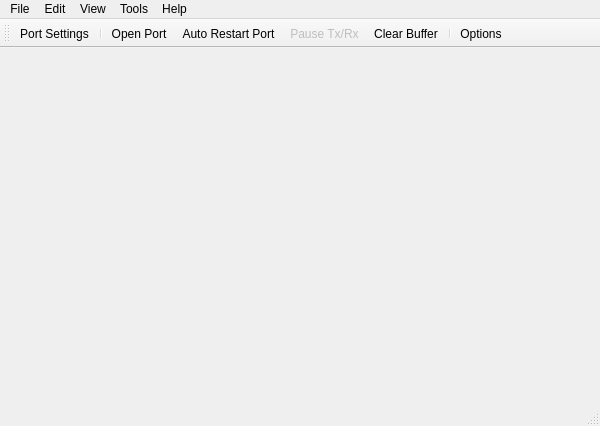
<?xml version="1.0" encoding="UTF-8"?>
<ui version="4.0">
 <author>官文亮</author>
 <class>MainWindow</class>
 <widget class="QMainWindow" name="MainWindow">
  <property name="geometry">
   <rect>
    <x>0</x>
    <y>0</y>
    <width>600</width>
    <height>426</height>
   </rect>
  </property>
  <property name="sizePolicy">
   <sizepolicy hsizetype="Preferred" vsizetype="Preferred">
    <horstretch>0</horstretch>
    <verstretch>0</verstretch>
   </sizepolicy>
  </property>
  <property name="windowTitle">
   <string notr="true">SerialTool</string>
  </property>
  <property name="windowIcon">
   <iconset resource="../resource/serialtool.qrc">
    <normaloff>:/SerialTool/images/logo.ico</normaloff>:/SerialTool/images/logo.ico</iconset>
  </property>
  <widget class="QWidget" name="centralWidget">
   <property name="sizePolicy">
    <sizepolicy hsizetype="Expanding" vsizetype="Expanding">
     <horstretch>0</horstretch>
     <verstretch>0</verstretch>
    </sizepolicy>
   </property>
   <property name="maximumSize">
    <size>
     <width>16777215</width>
     <height>16777215</height>
    </size>
   </property>
   <layout class="QVBoxLayout" name="verticalLayout_2">
    <property name="spacing">
     <number>3</number>
    </property>
    <property name="leftMargin">
     <number>1</number>
    </property>
    <property name="topMargin">
     <number>1</number>
    </property>
    <property name="rightMargin">
     <number>1</number>
    </property>
    <property name="bottomMargin">
     <number>1</number>
    </property>
   </layout>
  </widget>
  <widget class="QMenuBar" name="menuBar">
   <property name="geometry">
    <rect>
     <x>0</x>
     <y>0</y>
     <width>600</width>
     <height>23</height>
    </rect>
   </property>
   <widget class="QMenu" name="menu">
    <property name="title">
     <string>File</string>
    </property>
    <addaction name="actionOpen"/>
    <addaction name="actionSave"/>
    <addaction name="separator"/>
    <addaction name="actionClose"/>
   </widget>
   <widget class="QMenu" name="menu_2">
    <property name="title">
     <string>Tools</string>
    </property>
    <addaction name="actionOption"/>
    <addaction name="separator"/>
   </widget>
   <widget class="QMenu" name="menu_3">
    <property name="title">
     <string>Edit</string>
    </property>
    <addaction name="portSwitchAction"/>
    <addaction name="portRunAction"/>
    <addaction name="clearAction"/>
    <addaction name="separator"/>
    <addaction name="portSetAction"/>
   </widget>
   <widget class="QMenu" name="menu_4">
    <property name="title">
     <string>View</string>
    </property>
    <addaction name="separator"/>
    <addaction name="actionVisibleToolbar"/>
    <addaction name="actionVisibleStatusBar"/>
    <addaction name="separator"/>
    <addaction name="actionStaysOnTop"/>
    <addaction name="actionRemoveConfig"/>
   </widget>
   <widget class="QMenu" name="menu_5">
    <property name="title">
     <string>Help</string>
    </property>
    <addaction name="actionWiki"/>
    <addaction name="actionAbout"/>
    <addaction name="actionUpdate"/>
   </widget>
   <addaction name="menu"/>
   <addaction name="menu_3"/>
   <addaction name="menu_4"/>
   <addaction name="menu_2"/>
   <addaction name="menu_5"/>
  </widget>
  <widget class="QToolBar" name="toolBar1">
   <property name="windowTitle">
    <string>Tool Bar</string>
   </property>
   <property name="allowedAreas">
    <set>Qt::BottomToolBarArea|Qt::TopToolBarArea</set>
   </property>
   <property name="iconSize">
    <size>
     <width>20</width>
     <height>20</height>
    </size>
   </property>
   <attribute name="toolBarArea">
    <enum>TopToolBarArea</enum>
   </attribute>
   <attribute name="toolBarBreak">
    <bool>false</bool>
   </attribute>
   <addaction name="portSetAction"/>
   <addaction name="separator"/>
   <addaction name="portSwitchAction"/>
   <addaction name="portSwitchAction2"/>
   <addaction name="portRunAction"/>
   <addaction name="clearAction"/>
   <addaction name="separator"/>
   <addaction name="actionOption"/>
  </widget>
  <widget class="QStatusBar" name="statusBar"/>
  <action name="actionSave">
   <property name="icon">
    <iconset resource="../resource/serialtool.qrc">
     <normaloff>:/SerialTool/images/save.ico</normaloff>:/SerialTool/images/save.ico</iconset>
   </property>
   <property name="text">
    <string>Save</string>
   </property>
   <property name="shortcut">
    <string>Ctrl+S</string>
   </property>
  </action>
  <action name="actionOption">
   <property name="icon">
    <iconset resource="../resource/serialtool.qrc">
     <normaloff>:/SerialTool/images/config.ico</normaloff>:/SerialTool/images/config.ico</iconset>
   </property>
   <property name="text">
    <string>Options</string>
   </property>
  </action>
  <action name="portSwitchAction">
   <property name="icon">
    <iconset resource="../resource/serialtool.qrc">
     <normaloff>:/SerialTool/images/connect.ico</normaloff>:/SerialTool/images/connect.ico</iconset>
   </property>
   <property name="text">
    <string>Open Port</string>
   </property>
   <property name="shortcut">
    <string>Alt+S</string>
   </property>
  </action>
  <action name="portSwitchAction2">
   <property name="icon">
    <iconset resource="../resource/serialtool.qrc">
     <normaloff>:/SerialTool/images/start.ico</normaloff>
     <normalon>:/SerialTool/images/exit.ico</normalon>:/SerialTool/images/start.ico</iconset>
   </property>
   <property name="text">
    <string>Auto Restart Port</string>
   </property>
   <property name="shortcut">
    <string>Ctrl+Alt+S</string>
   </property>
  </action>
  <action name="portRunAction">
   <property name="enabled">
    <bool>false</bool>
   </property>
   <property name="icon">
    <iconset resource="../resource/serialtool.qrc">
     <normaloff>:/SerialTool/images/pause.ico</normaloff>
     <activeoff>:/SerialTool/images/pause.png</activeoff>:/SerialTool/images/pause.ico</iconset>
   </property>
   <property name="text">
    <string>Pause Tx/Rx</string>
   </property>
   <property name="shortcut">
    <string>Alt+R</string>
   </property>
  </action>
  <action name="clearAction">
   <property name="icon">
    <iconset resource="../resource/serialtool.qrc">
     <normaloff>:/SerialTool/images/clear.ico</normaloff>:/SerialTool/images/clear.ico</iconset>
   </property>
   <property name="text">
    <string>Clear Buffer</string>
   </property>
   <property name="shortcut">
    <string>Alt+C</string>
   </property>
  </action>
  <action name="portSetAction">
   <property name="icon">
    <iconset resource="../resource/serialtool.qrc">
     <normaloff>:/SerialTool/images/port config.ico</normaloff>:/SerialTool/images/port config.ico</iconset>
   </property>
   <property name="text">
    <string>Port Settings</string>
   </property>
  </action>
  <action name="actionClose">
   <property name="icon">
    <iconset resource="../resource/serialtool.qrc">
     <normaloff>:/SerialTool/images/exit.ico</normaloff>:/SerialTool/images/exit.ico</iconset>
   </property>
   <property name="text">
    <string>Close</string>
   </property>
  </action>
  <action name="actionVisibleToolbar">
   <property name="checkable">
    <bool>true</bool>
   </property>
   <property name="checked">
    <bool>true</bool>
   </property>
   <property name="text">
    <string>Tool Bar</string>
   </property>
  </action>
  <action name="actionVisibleStatusBar">
   <property name="checkable">
    <bool>true</bool>
   </property>
   <property name="checked">
    <bool>true</bool>
   </property>
   <property name="text">
    <string>Status Bar</string>
   </property>
  </action>
  <action name="actionAbout">
   <property name="text">
    <string>About</string>
   </property>
   <property name="shortcut">
    <string>F1</string>
   </property>
  </action>
  <action name="actionWiki">
   <property name="text">
    <string>Wiki</string>
   </property>
   <property name="toolTip">
    <string>Wiki</string>
   </property>
  </action>
  <action name="actionOpen">
   <property name="icon">
    <iconset resource="../resource/serialtool.qrc">
     <normaloff>:/SerialTool/images/open.ico</normaloff>:/SerialTool/images/open.ico</iconset>
   </property>
   <property name="text">
    <string>Open</string>
   </property>
   <property name="toolTip">
    <string>Open</string>
   </property>
   <property name="shortcut">
    <string>Ctrl+O</string>
   </property>
  </action>
  <action name="actionStaysOnTop">
   <property name="icon">
    <iconset>
     <normaloff>:/SerialTool/images/pin_up.png</normaloff>:/SerialTool/images/pin_up.png</iconset>
   </property>
   <property name="text">
    <string>Stays On Top</string>
   </property>
  </action>
  <action name="actionUpdate">
   <property name="text">
    <string>Update</string>
   </property>
  </action>
  <action name="actionRemoveConfig">
   <property name="text">
    <string>Reset Config</string>
   </property>
  </action>
 </widget>
 <layoutdefault spacing="6" margin="11"/>
 <resources>
  <include location="../resource/serialtool.qrc"/>
 </resources>
 <connections/>
</ui>
